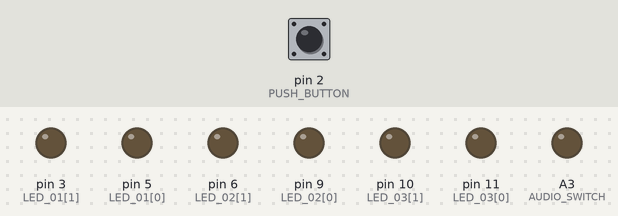
Simulated run of this sketch. Board: Arduino Uno, built with avr-gcc and run on an emulated ATmega328P. On the bench: output pins drawn as LEDs (lit = HIGH). The test bench sets the inputs (shaded band); at power-on: pin 2 (PUSH_BUTTON) HIGH.

Above: at 3.6 s.
3.7 s: pin 2 (PUSH_BUTTON) pulled LOW for 0.15 s
At 4.4 s:
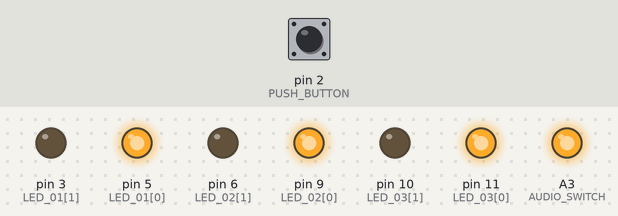
5.4 s: pin 2 (PUSH_BUTTON) pulled LOW for 1 s
At 7.5 s:
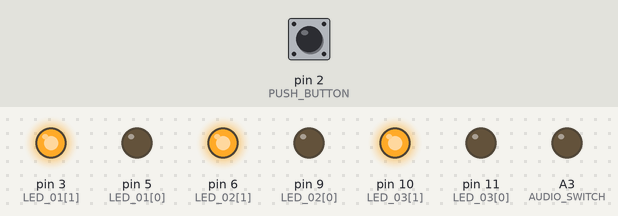
7.9 s: pin 2 (PUSH_BUTTON) pulled LOW for 0.15 s
At 9.0 s:
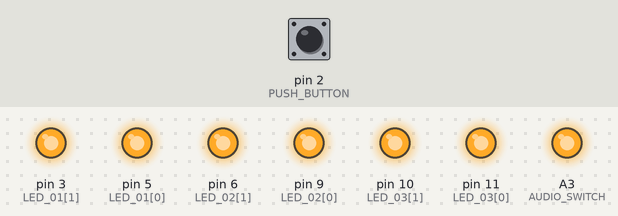
9.9 s: pin 2 (PUSH_BUTTON) pulled LOW for 3.2 s
At 14.0 s:
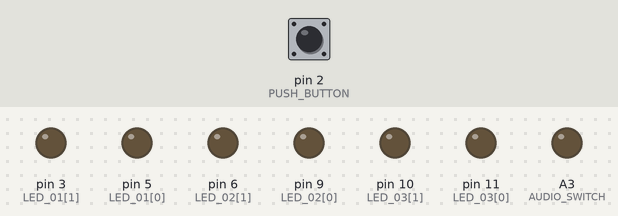
Timing chart, 0 to 15.5 s (numbered marks = the images above; inputs shaded):
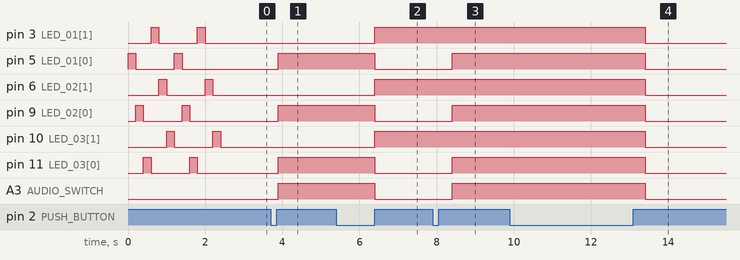

Measured:
- after the input at 3.7 s, pin 5 (LED_01[0]), pin 9 (LED_02[0]), pin 11 (LED_03[0]), A3 (AUDIO_SWITCH): LOW → HIGH after 0.20 s
- after the input at 5.4 s, pin 3 (LED_01[1]), pin 6 (LED_02[1]), pin 10 (LED_03[1]): LOW → HIGH after 1.0 s; pin 5 (LED_01[0]), pin 9 (LED_02[0]), pin 11 (LED_03[0]), A3 (AUDIO_SWITCH): HIGH → LOW after 1.0 s
- after the input at 7.9 s, pin 5 (LED_01[0]), pin 9 (LED_02[0]), pin 11 (LED_03[0]), A3 (AUDIO_SWITCH): LOW → HIGH after 0.50 s
- after the input at 9.9 s, pin 3 (LED_01[1]), pin 5 (LED_01[0]), pin 6 (LED_02[1]), pin 9 (LED_02[0]), pin 10 (LED_03[1]), pin 11 (LED_03[0]), A3 (AUDIO_SWITCH): HIGH → LOW after 3.5 s

The sketch:

ABBlind_test.ino
```cpp
// (licence header left out)
//-- Hardware definitions
static const uint8_t LED_01[2] =  {5,  3};
static const uint8_t LED_02[2] =  {9,  6};
static const uint8_t LED_03[2] = {11, 10};

static const uint8_t PUSH_BUTTON = 2;

static const uint8_t AUDIO_SWITCH = A3;

//-- Other constant definitions
static const uint8_t COLOR1 = 0;
static const uint8_t COLOR2 = 1;


//-- Other definitions
volatile uint8_t state = 0;

void start_sequence(uint16_t ms = 200)
{
  uint8_t leds[] = {LED_01[0], LED_02[0],
                    LED_03[0], LED_01[1],
                    LED_02[1], LED_03[1]};

  for (uint8_t i = 0; i < 6; i++)
  {
    for (uint8_t j = 0; j < 6; j++)
    {
      i == j ? digitalWrite(leds[j], HIGH) : digitalWrite(leds[j], LOW);
    }
    delay(ms);
  }
}

void button_pressed()
{
  state = (state+1) % 4;
}

void setup()
{
  //-- Setup LEDs
  for (uint8_t i = 0; i < 2; i++)
  {
    pinMode(LED_01[i], OUTPUT);
    pinMode(LED_02[i], OUTPUT);
    pinMode(LED_03[i], OUTPUT);
  }

  //-- Setup button
  pinMode(PUSH_BUTTON, INPUT_PULLUP);
  attachInterrupt(digitalPinToInterrupt(PUSH_BUTTON), button_pressed, RISING);

  //- Setup audio switch
  pinMode(AUDIO_SWITCH, OUTPUT);
  digitalWrite(AUDIO_SWITCH, LOW);

  start_sequence();
  start_sequence();
}

void loop()
{
  if (state == 0)
  {
    digitalWrite(LED_01[0], LOW);
    digitalWrite(LED_02[0], LOW);
    digitalWrite(LED_03[0], LOW);
    digitalWrite(LED_01[1], LOW);
    digitalWrite(LED_02[1], LOW);
    digitalWrite(LED_03[1], LOW);
    digitalWrite(AUDIO_SWITCH, LOW);
  }
  else if (state == 1)
  {
    digitalWrite(LED_01[0], HIGH);
    digitalWrite(LED_02[0], HIGH);
    digitalWrite(LED_03[0], HIGH);
    digitalWrite(LED_01[1], LOW);
    digitalWrite(LED_02[1], LOW);
    digitalWrite(LED_03[1], LOW);
    digitalWrite(AUDIO_SWITCH, HIGH);
  }
  else if (state == 2)
  {
    digitalWrite(LED_01[0], LOW);
    digitalWrite(LED_02[0], LOW);
    digitalWrite(LED_03[0], LOW);
    digitalWrite(LED_01[1], HIGH);
    digitalWrite(LED_02[1], HIGH);
    digitalWrite(LED_03[1], HIGH);
    digitalWrite(AUDIO_SWITCH, LOW);
  }
  else if (state == 3)
  {
    digitalWrite(LED_01[0], HIGH);
    digitalWrite(LED_02[0], HIGH);
    digitalWrite(LED_03[0], HIGH);
    digitalWrite(LED_01[1], HIGH);
    digitalWrite(LED_02[1], HIGH);
    digitalWrite(LED_03[1], HIGH);
    digitalWrite(AUDIO_SWITCH, HIGH);
  }

  delay(500);

}
```
